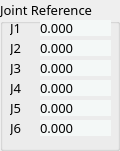
   <widget class="QGroupBox" name="groupBox_2">
    <property name="geometry">
     <rect>
      <x>130</x>
      <y>210</y>
      <width>120</width>
      <height>151</height>
     </rect>
    </property>
    <property name="font">
     <font>
      <family>나눔스퀘어 네오 Heavy</family>
      <pointsize>10</pointsize>
     </font>
    </property>
    <property name="title">
     <string>Joint Reference</string>
    </property>
    <widget class="QLabel" name="label_13">
     <property name="geometry">
      <rect>
       <x>10</x>
       <y>120</y>
       <width>21</width>
       <height>16</height>
      </rect>
     </property>
     <property name="font">
      <font>
       <family>나눔스퀘어 네오 Regular</family>
      </font>
     </property>
     <property name="text">
      <string>J6</string>
     </property>
    </widget>
    <widget class="QLabel" name="JNT_REF_2">
     <property name="geometry">
      <rect>
       <x>40</x>
       <y>40</y>
       <width>71</width>
       <height>16</height>
      </rect>
     </property>
     <property name="font">
      <font>
       <family>나눔스퀘어 네오 Regular</family>
      </font>
     </property>
     <property name="styleSheet">
      <string notr="true">border-radius: 10px;
background-color: rgb(244, 248, 247);</string>
     </property>
     <property name="text">
      <string>0.000</string>
     </property>
     <property name="alignment">
      <set>Qt::AlignLeading|Qt::AlignLeft|Qt::AlignVCenter</set>
     </property>
    </widget>
    <widget class="QLabel" name="JNT_REF_6">
     <property name="geometry">
      <rect>
       <x>40</x>
       <y>120</y>
       <width>71</width>
       <height>16</height>
      </rect>
     </property>
     <property name="font">
      <font>
       <family>나눔스퀘어 네오 Regular</family>
      </font>
     </property>
     <property name="styleSheet">
      <string notr="true">border-radius: 10px;
background-color: rgb(244, 248, 247);</string>
     </property>
     <property name="text">
      <string>0.000</string>
     </property>
     <property name="alignment">
      <set>Qt::AlignLeading|Qt::AlignLeft|Qt::AlignVCenter</set>
     </property>
    </widget>
    <widget class="QLabel" name="label_2">
     <property name="geometry">
      <rect>
       <x>10</x>
       <y>20</y>
       <width>21</width>
       <height>16</height>
      </rect>
     </property>
     <property name="font">
      <font>
       <family>나눔스퀘어 네오 Regular</family>
      </font>
     </property>
     <property name="text">
      <string>J1</string>
     </property>
    </widget>
    <widget class="QLabel" name="label_12">
     <property name="geometry">
      <rect>
       <x>10</x>
       <y>100</y>
       <width>21</width>
       <height>16</height>
      </rect>
     </property>
     <property name="font">
      <font>
       <family>나눔스퀘어 네오 Regular</family>
      </font>
     </property>
     <property name="text">
      <string>J5</string>
     </property>
    </widget>
    <widget class="QLabel" name="JNT_REF_1">
     <property name="geometry">
      <rect>
       <x>40</x>
       <y>20</y>
       <width>71</width>
       <height>16</height>
      </rect>
     </property>
     <property name="font">
      <font>
       <family>나눔스퀘어 네오 Regular</family>
      </font>
     </property>
     <property name="styleSheet">
      <string notr="true">border-radius: 10px;
background-color: rgb(244, 248, 247);</string>
     </property>
     <property name="text">
      <string>0.000</string>
     </property>
     <property name="alignment">
      <set>Qt::AlignLeading|Qt::AlignLeft|Qt::AlignVCenter</set>
     </property>
    </widget>
    <widget class="QLabel" name="label_11">
     <property name="geometry">
      <rect>
       <x>10</x>
       <y>80</y>
       <width>21</width>
       <height>16</height>
      </rect>
     </property>
     <property name="font">
      <font>
       <family>나눔스퀘어 네오 Regular</family>
      </font>
     </property>
     <property name="text">
      <string>J4</string>
     </property>
    </widget>
    <widget class="QLabel" name="label_10">
     <property name="geometry">
      <rect>
       <x>10</x>
       <y>60</y>
       <width>21</width>
       <height>16</height>
      </rect>
     </property>
     <property name="font">
      <font>
       <family>나눔스퀘어 네오 Regular</family>
      </font>
     </property>
     <property name="text">
      <string>J3</string>
     </property>
    </widget>
    <widget class="QLabel" name="JNT_REF_3">
     <property name="geometry">
      <rect>
       <x>40</x>
       <y>60</y>
       <width>71</width>
       <height>16</height>
      </rect>
     </property>
     <property name="font">
      <font>
       <family>나눔스퀘어 네오 Regular</family>
      </font>
     </property>
     <property name="styleSheet">
      <string notr="true">border-radius: 10px;
background-color: rgb(244, 248, 247);</string>
     </property>
     <property name="text">
      <string>0.000</string>
     </property>
     <property name="alignment">
      <set>Qt::AlignLeading|Qt::AlignLeft|Qt::AlignVCenter</set>
     </property>
    </widget>
    <widget class="QLabel" name="JNT_REF_4">
     <property name="geometry">
      <rect>
       <x>40</x>
       <y>80</y>
       <width>71</width>
       <height>16</height>
      </rect>
     </property>
     <property name="font">
      <font>
       <family>나눔스퀘어 네오 Regular</family>
      </font>
     </property>
     <property name="styleSheet">
      <string notr="true">border-radius: 10px;
background-color: rgb(244, 248, 247);</string>
     </property>
     <property name="text">
      <string>0.000</string>
     </property>
     <property name="alignment">
      <set>Qt::AlignLeading|Qt::AlignLeft|Qt::AlignVCenter</set>
     </property>
    </widget>
    <widget class="QLabel" name="label_9">
     <property name="geometry">
      <rect>
       <x>10</x>
       <y>40</y>
       <width>21</width>
       <height>16</height>
      </rect>
     </property>
     <property name="font">
      <font>
       <family>나눔스퀘어 네오 Regular</family>
      </font>
     </property>
     <property name="text">
      <string>J2</string>
     </property>
    </widget>
    <widget class="QLabel" name="JNT_REF_5">
     <property name="geometry">
      <rect>
       <x>40</x>
       <y>100</y>
       <width>71</width>
       <height>16</height>
      </rect>
     </property>
     <property name="font">
      <font>
       <family>나눔스퀘어 네오 Regular</family>
      </font>
     </property>
     <property name="styleSheet">
      <string notr="true">border-radius: 10px;
background-color: rgb(244, 248, 247);</string>
     </property>
     <property name="text">
      <string>0.000</string>
     </property>
     <property name="alignment">
      <set>Qt::AlignLeading|Qt::AlignLeft|Qt::AlignVCenter</set>
     </property>
    </widget>
   </widget>
